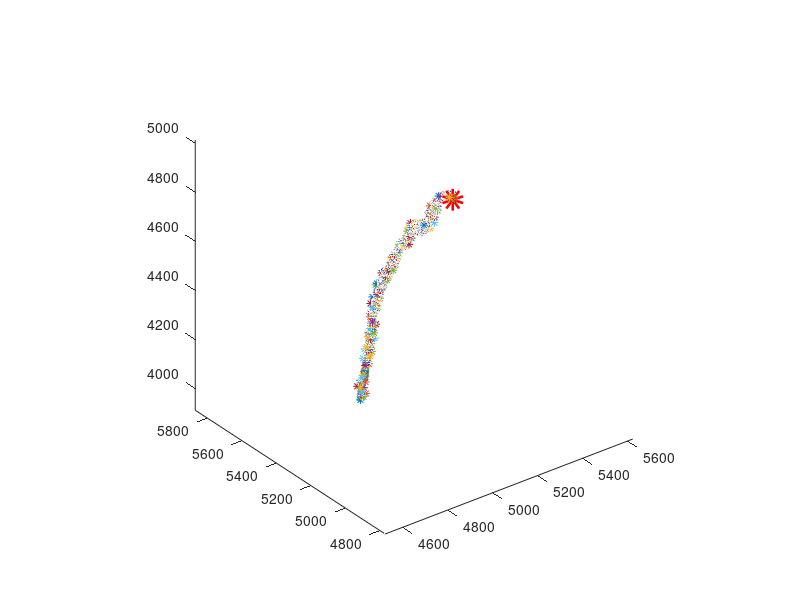

MATLAB code to generate this figure: (Note: this script raises an error after producing the figure.)
%% 융합시스템제어 term project Kalaman Filter Design
%% B688018 전기공학과 김현수
%%
%%%%%%%%%%%%%%%%%%%%%%%%%%%%%%%%%%% 3-dimension position estimation %%%%%%%%%%%%%%%%%%%%%%%%%%%%%%%%%%%
close all
clear all
t=0;
dt=.1;
T=25;

truePosition=[5000
              5000
              5000
              5.0
              6.6
              6.7 ];   % real position(x;y;z;xDot;yDot;zDot)   % 6x1 matrix
          
A=[1 0 0 dt 0 0
   0 1 0 0 dt 0
   0 0 1 0 0 dt
   0 0 0 1 0 0
   0 0 0 0 1 0
   0 0 0 0 0 1]; % 6x6 matrix

B=[(1/2*dt^2) 0 0
    0 (1/2*dt^2) 0
    0 0 (1/2*dt^2)
    dt 0 0
    0 dt 0
    0 0 dt];         % 6x3 matrix

H=[1 0 0 0 0 0
   0 1 0 0 0 0
   0 0 1 0 0 0];       % estimate positions only

estimatedPosition=[5000.1; 5000.2; 5000.3; 5.1; 6.5; 5.7];  % initial estimation          % 6x1 matrix
figure
plot3(estimatedPosition(1),estimatedPosition(2),estimatedPosition(3),'ro','LineWidth',10)
hold on

processNoise=10;
noise=7.5;

estimatedErrorCo=diag([1000^2,1000^2,1000^2,10^2,10^2,10^2]);       % estimatedErrorCo = P(6x6)
measuredErrorCo=diag([noise^2,noise^2,noise^2]);                    % measuredErrorCo = R(3x3)
ErrorCo=diag([processNoise^2,processNoise^2,processNoise^2]);       % 3x3 matrix

tSet=[];

while t<T
   randomAccelX=processNoise*(randn);
   randomAccelY=processNoise*(randn);
   randomAccelZ=processNoise*(randn);
   randomAccel=[randomAccelX;randomAccelY;randomAccelZ];
   truePosition=A*truePosition+B*3*randomAccel;   % true position + random accel
   
   t=t+dt;
   
   measuredPosition=H*truePosition+[randn,randn,randn]'*noise;
  % there are always noises in estimation values
  
   %% Kalman Processing
   estimatedPosition=A*estimatedPosition;
   estimatedErrorCo=A*estimatedErrorCo*A'+B*ErrorCo*B';       % P=A*P*A'+B*Q*B';
   kalmanGain=estimatedErrorCo*H'*inv(H*estimatedErrorCo*H'+measuredErrorCo);
   estimatedPosition=estimatedPosition+kalmanGain*(measuredPosition-H*estimatedPosition);
   estimatedErrorCo=(eye(6)-kalmanGain*H)*estimatedErrorCo;
   
   plot3(truePosition(1),truePosition(2),truePosition(3),'h','linewidth',1);
   hold on
   plot3(estimatedPosition(1),estimatedPosition(2),estimatedPosition(3),'p','linewidth',1);
   hold on
   plot3(measuredPosition(1),measuredPosition(2),measuredPosition(3),'*');
   hold on
   
   
   
   axis equal
   hold on
   
   tSet=[tSet t];
end

% insertColor={'#FF0','#0B0','#00F'}
insertColor=[rand rand rand;rand rand rand;rand rand rand]
colororder(insertColor)
legend('First Estimated Position','True Position','Estimated Position','Measured Position');

title('Position Estimation(3-dimension)')
xlabel('X-axis')
ylabel('Y-axis')
zlabel('Z-axis')
grid on
%%%%%%%%%%%%%%%%%%%%%%%%%%%%%%%%%%% 3-dimension position estimation %%%%%%%%%%%%%%%%%%%%%%%%%%%%%%%%%%%
%%


%%%%%%%%%%%%%%%%%%%%%%%%%%%%%%%%%%% 3-dimension velocity estimation %%%%%%%%%%%%%%%%%%%%%%%%%%%%%%%%%%%
% close all
% clear all
% t=0;
% dt=.1;
% T=50;
% trueVelocity=[4123;6756;3450; 200.0; 200.0; 200.0 ];   % real velocity(x;y;z;xDot;yDot;zDot)   % 6x1 matrix
% A=[1 0 0 dt 0 0; 0 1 0 0 dt 0; 0 0 1 0 0 dt;0 0 0 1 0 0; 0 0 0 0 1 0; 0 0 0 0 0 1]; % 6x6 matrix
% B=[(0.5*dt^2) 0 0; 0 (0.5*dt^2) 0; 0 0 (0.5*dt^2); dt 0 0; 0 dt 0; 0 0 dt];         % 6x3 matrix
% % H=[1 0 0 0 0 0;0 1 0 0 0 0; 0 0 1 0 0 0];
% H=[0 0 0 1 0 0; 0 0 0 0 1 0; 0 0 0 0 0 1]; 
% 
% estimatedVelocity=[0; 0; 0; 190.0; 190.0; 190.0];  % initial estimation                   6x1 matrix
% 
% figure
% plot3(estimatedVelocity(4),estimatedVelocity(5),estimatedVelocity(6),'rs','LineWidth',10);
% hold on
% 
% processNoise=5;
% noise=1;
% 
% estimatedErrorCo=diag([0,0,0,100^2,100^2,100^2]);    % estimatedErrorCo = P(6x6)
% measuredErrorCo=diag([noise^2,noise^2,noise^2]);              % measuredErrorCo = R(3x3)
% ErrorCo=diag([processNoise^2,processNoise^2,processNoise^2]); % 3x3 matrix
% 
% tSet=[];
% 
% while t<T
% %    randomAccelX=processNoise*randn;
% %    randomAccelY=processNoise*randn;
% %    randomAccelZ=processNoise*randn;
%    
% randomAccelX=processNoise*abs(randn);
% randomAccelY=processNoise*abs(randn);
% randomAccelZ=processNoise*abs(randn);
% randomAccel=[randomAccelX;randomAccelY;randomAccelZ];
% trueVelocity=A*trueVelocity+B*randomAccel;
% 
% 
% %    trueVelocity=A*trueVelocity+B*4*randomAccel;   % true velocity
% %    trueVelocity=A*trueVelocity; %+B*randomAccel;   % true velocity
% t=t+dt;
% 
%    if trueVelocity(4)>230 && trueVelocity(5)>230 && trueVelocity(6)>230
%       trueVelocity(4)=230+5*abs(randn);
%       trueVelocity(5)=230+5*abs(randn);
%       trueVelocity(6)=230+5*abs(randn);
%    end
%    
%    
%    measuredVelocity=H*trueVelocity+[randn,randn,randn]*noise;
%    
%    %% Kalman Filter Processing
%    estimatedVelocity=A*estimatedVelocity;
%    estimatedErrorCo=A*estimatedErrorCo*A'+B*ErrorCo*B';       % P=A*P*A'+B*Q*B';
%    kalmanGain=estimatedErrorCo*H'*inv(H*estimatedErrorCo*H'+measuredErrorCo);
%    estimatedVelocity=estimatedVelocity+kalmanGain*(measuredVelocity-H*estimatedVelocity);
%    estimatedErrorCo=(eye(6)-kalmanGain*H)*estimatedErrorCo;
%    
%    plot3(trueVelocity(4),trueVelocity(5),trueVelocity(6),'p','linewidth',1.5);
%    hold on
%    plot3(estimatedVelocity(4),estimatedVelocity(5),estimatedVelocity(6),'h','linewidth',1.5);
%    hold on
%    plot3(measuredVelocity(1),measuredVelocity(2),measuredVelocity(3),'*','linewidth',1.0);
%    hold on
% 
% % plot(t,trueVelocity(4),'o','linewidth',1.5)
% % hold on
% % plot(t,trueVelocity(5),'d','linewidth',1.5)
% % hold on
% % plot(t,trueVelocity(6),'s','linewidth',1.5)
% % hold on
% 
%    axis equal
%    hold on
%    
%    tSet=[tSet t];
% end
% 
% insertColor={'#0f8','#00f','#F1C'}
% % insertColor=[rand rand rand;rand rand rand;rand rand rand]
% colororder(insertColor)
% 
% % legend('True Velocity(X)','True Velocity(Y)','True Velocity(Z)')
% % title('True Velocity(each elements)')
% % xlabel('Time(sec)')
% % ylabel('Velocity(m/s)')
% 
% legend('First Estimated Velocity','True Velocity','Estimated Velocity','Measured Velocity');
% title('Velocity Estimation(3-dimension)');
% xlabel('X-axis')
% ylabel('Y-axis')
% zlabel('Z-axis')
% grid on
%%%%%%%%%%%%%%%%%%%%%%%%%%%%%%%%%%% 3-dimension velocity esetimation %%%%%%%%%%%%%%%%%%%%%%%%%%%%%%%%%%%
%%